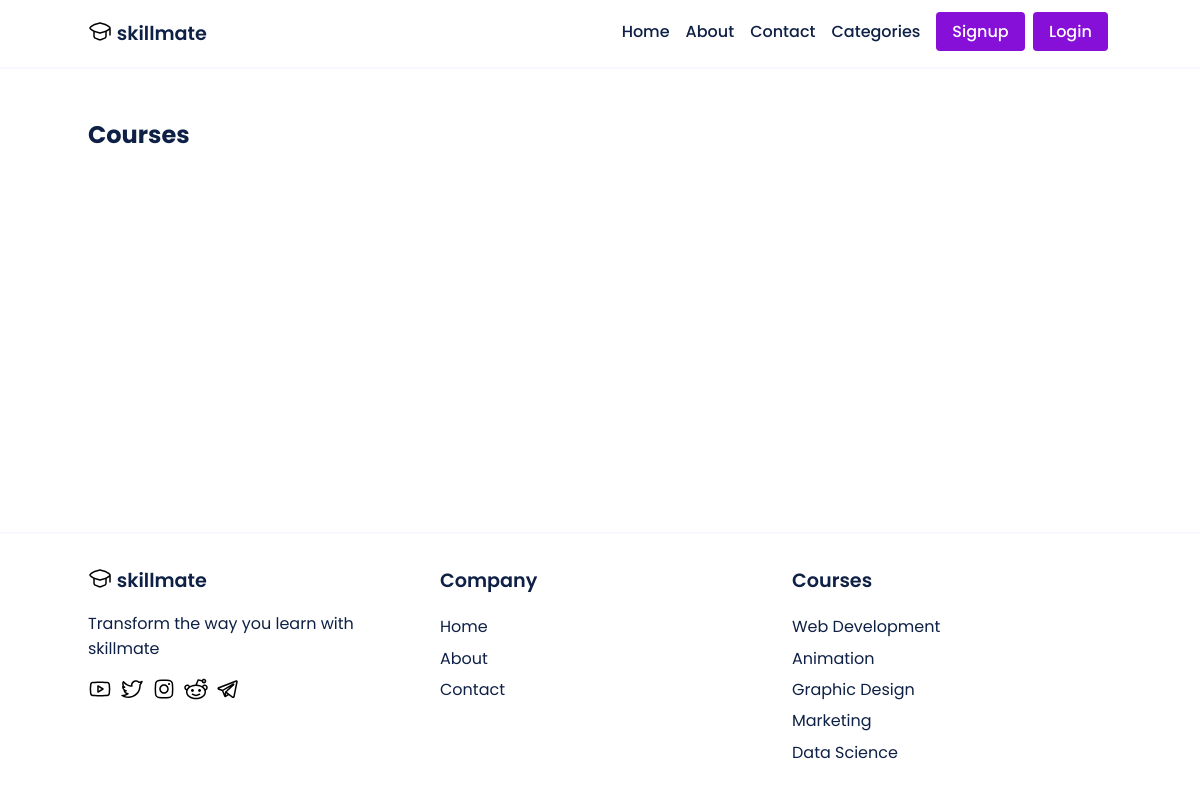
The app's page /courses/, older data.
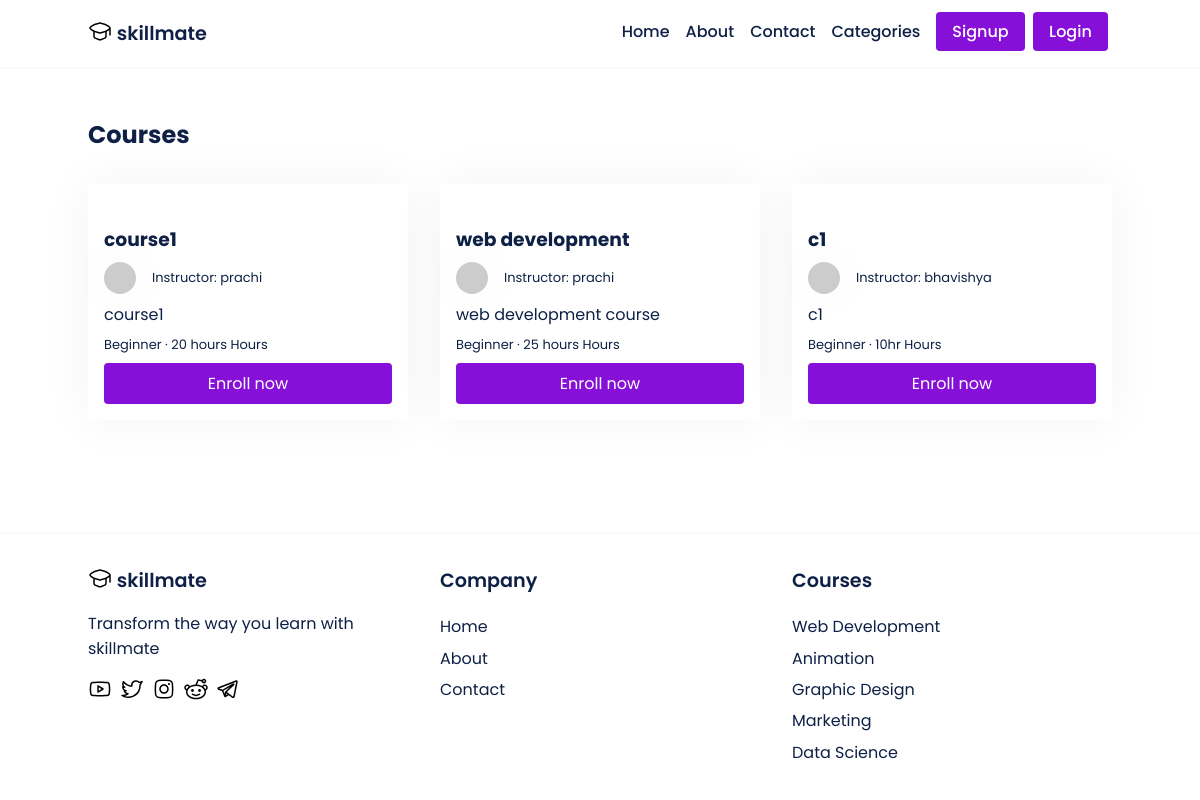
The same page, newer data.
### main/models.py (models this page shows, shortened)
class Course(models.Model):
    LEVEL_CHOICES = [
        ('Beginner', 'Beginner'),
        ('Intermediate', 'Intermediate'),
        ('Advanced', 'Advanced')
    ]
    id = models.AutoField(primary_key=True)
    title = models.CharField(max_length=255)
    slug = models.SlugField(unique=True)
    description = models.TextField()
    thumbnail = CloudinaryField('thumbnail')
    featured_video = CloudinaryField('featured_video')
    instructor = models.ForeignKey(User, on_delete=models.CASCADE, related_name='courses', default=None)
    created_at = models.DateTimeField(auto_now_add=True)
    updated_at = models.DateTimeField(auto_now=True)
    level = models.CharField(max_length=20, choices=LEVEL_CHOICES, default='Beginner')
    duration = models.CharField(max_length=10, default='0')
    category = models.CharField(max_length=255, default="uncategorized")
    price = models.DecimalField(max_digits=8, decimal_places=2, default=0.00)
    discount = models.DecimalField(max_digits=5, decimal_places=2, default=0.00)
    requirements = models.TextField(help_text='Enter the requirements for the course, separated by a comma.', default='')
    content = models.TextField(help_text='Enter the course content, separated by a comma.', default='')
    lesson_title = models.CharField(max_length=255, default='Lesson')
    lesson_video = CloudinaryField('lesson_video', null=True)
    students = models.ManyToManyField(User, related_name='enrolled_courses', blank=True)

### main/views.py (the view)
# urls.py: path('courses/', views.courses, name='courses'),
def courses(request):
    courses = Course.objects.all()
    return render(request, 'courses.html', {'courses': courses})

### templates/courses.html (shortened to what this page needs)
{% extends 'base.html' %}
{% load static %}
{% block content %}
<section class="">
    <div class="container">
        <h2 style='font-size: 1.5rem;'>Courses</h2>
        <div class="courses">
            {% for course in courses %}
<div class="course">
    <div class="course-thumbnail">
    </div>
    <div class="course-details">
        <a href="{% url 'course_details' instructor=course.instructor slug=course.slug %}"><h3>{{ course.title|slice:":80" }}</h3></a>
        <p style="display: inline-flex; column-gap: 1rem; justify-content: center; align-items: center;" class="instructor">
            <img class="instructor-img" src="https://api.dicebear.com/5.x/shapes/svg?seed={{ course.instructor }}">
            Instructor: {{ course.instructor }}
        </p>
        <p class="course-desc">{{ course.description|slice:":100" }}</p>
        <p class="course-lvl-time">
            {{ course.level }} &middot; {{ course.duration }} Hours
        </p>
        <a href="{% url 'course_details' instructor=course.instructor slug=course.slug %}" class="btn enroll-btn">Enroll now</a>
    </div>
</div>
{% endfor %}
        </div>
    </div>
</section>
{% endblock content %}

### templates/base.html (shortened to what this page needs)
{% load static %}
<!DOCTYPE html>
<html lang="en">
<head>
    <link rel="stylesheet" href="{% static 'css/style.css' %}">
</head>
<body>
    <header>
        <nav class='container'>
            <span>
                <a href='/'>
                    <div style='display: flex; justify-content: baseline; column-gap: .3rem'>
                    <span>skillmate</span>
                    </div>
                </a>
            </span>
            <ul>
                <li><a href = '/'>Home</a></li>
                <li><a href = '/about'>About</a></li>
                <li><a href = '/contact'>Contact</a></li>
                <li>
                    <a style="display: flex;" class="desktop-categories-btn" href="javascript:void(0);">
                        Categories
                    </a>
                </li>
                <li>
                    {% if user.is_authenticated %}
                    <a class='btn' href='/dashboard/home'>Dashboard</a>&nbsp
                    {% else %}
                    <a class='btn' href='/accounts/signup/'>Signup</a>&nbsp
                    {% endif %}
                    {% if user.is_authenticated %}
                    <a class='btn' href='/accounts/logout/'>Logout</a>
                    {% else %}
                    <a class='btn' href='/accounts/login/'>Login</a>&nbsp
                    {% endif %}
                </li>
            </ul>
        </nav>
    </header>
    <main>{% block content %}{% endblock content %}</main>
    <footer>
        <div class='footer-container container'>
        <div>
            <span>
                <a href='/'>
                    <div style='display: flex; justify-content: baseline; column-gap: .3rem'>
                    <span>skillmate</span>
                    </div>
                </a>
            </span>
            <div style='margin-top: 1rem;' class='skillmate-foot-about'>
                <p>
                    Transform the way you learn with skillmate   </p>
            </div>
            <div class='foot-socials'>
                <a href ='#'>
                </a>
                <a href ='#'>
                </a>
                <a href ='#'>
                </a>
                <a href ='#'>
                </a>
                <a href ='#'>
                </a>
            </div>
        </div>
        <div>
            <span>
                Company
            </span>
            <ul>
                <li><a href = '/'>Home</a></li>
                <li><a href = '/about'>About</a></li>
                <li><a href = '/contact'>Contact</a></li>
            </ul>
        </div>
        <div>
            <span>
                Courses
            </span>
            <ul>
                <li><a href = '/about'>Web Development</a></li>
                <li><a href = '/'>Animation</a></li>
                <li><a href = '/contact'>Graphic Design</a></li>
                <li><a href = '/contact'>Marketing</a></li>
                <li><a href = '/contact'>Data Science</a></li>
            </ul>
        </div>
        </div>
    </footer>
</body>
</html>

### static/css/style.css (style rules this page uses)
* { font-family: 'Poppins'; margin: 0; padding: 0; box-sizing: border-box; scroll-behavior: smooth; scroll-padding-top: 2rem; }
body { color: #0e2045; background: #fff; display: flex; flex-direction: column; min-height: 100vh; }
main { flex: 1; }
img { width: 100%; }
section { padding: 3rem 0 2rem; }
a { text-decoration: none; color: #0e2045; }
.btn { background-color: #8710d8; border-radius: 4px; padding: .5rem 1rem; border: none; color: #fff; transition: transform .2s ease-in-out; }
.container { max-width: 1024px; margin: auto; width: 100%; }
header { border-bottom: 2px solid #f8f8ff; }
nav { display: flex; justify-content: space-between; padding: 1.2rem 0; font-weight: 500; }
nav span { font-size: 1.2rem; font-weight: 600; }
nav ul { display: flex; column-gap: 1rem; justify-content: baseline; }
nav li { list-style: none; }
footer { border-top: 2px solid #f8f8ff; margin-top: auto; }
.footer-container { display: grid; grid-template-columns: repeat(auto-fit, minmax(200px, 1fr)); grid-gap: 2rem; padding: 2rem 0; }
footer ul { margin-top: 1rem; }
footer li { list-style: none; padding: .2rem 0; }
footer span { font-size: 1.2rem; font-weight: 600; }
.foot-socials { display: flex; column-gap: .5rem; margin-top: 1rem; }
.courses { display: grid; grid-template-columns: repeat(auto-fit, minmax(calc(33.33% - 2rem), 1fr)); grid-gap: 2rem; padding: 2rem 0; }
.course { background-color: #fff; color: #0e2045; box-shadow: 0 0 50px rgba(0, 0, 0, 0.05); border-radius: 4px; position: relative; }
.course img { max-width: 100%; padding: 0; border-top-right-radius: 4px; border-top-left-radius: 4px; }
.course-details { padding: 1rem; }
.course-details .instructor-img { height: 2rem; width: 2rem; border-radius: 50%; box-shadow: 0 0 50px rgba(0, 0, 0, 0.05); }
.course-details .instructor, .course-details .course-lvl-time { margin: .5rem 0; font-size: small; }
.course-details .enroll-btn { display: block; width: 100%; text-align: center; }

Row changes from the older to the newer data that the page shows:
added Course: title "course1", instructor "prachi", description "course1", level "Beginner", duration "20 hours"
added Course: title "web development", instructor "prachi", description "web development course", level "Beginner", duration "25 hours"
added Course: title "c1", instructor "bhavishya", description "c1", level "Beginner", duration "10hr"
